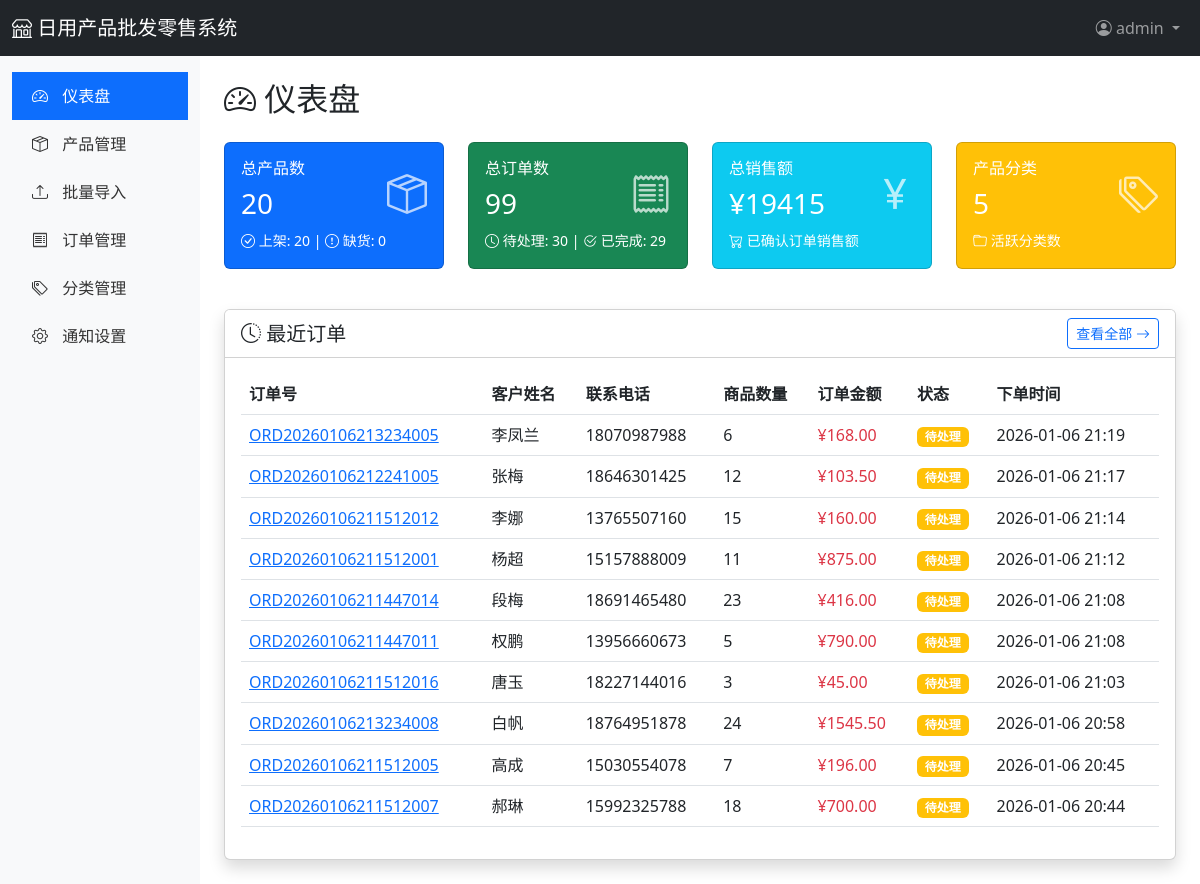
The page /admin/dashboard (signed in) on the database its author committed.
### app/models.py (models this page shows, shortened)
class User(UserMixin, db.Model):
    __tablename__ = 'users'
    id = db.Column(db.Integer, primary_key=True)
    username = db.Column(db.String(80), unique=True, nullable=False)
    email = db.Column(db.String(120), unique=True, nullable=False)
    password_hash = db.Column(db.String(255), nullable=False)
    role = db.Column(db.String(20), default='admin')  # admin, staff
    phone = db.Column(db.String(20))
    is_active = db.Column(db.Boolean, default=True)
    created_at = db.Column(db.DateTime, default=datetime.utcnow)
    updated_at = db.Column(db.DateTime, default=datetime.utcnow, onupdate=datetime.utcnow)
    orders = db.relationship('Order', backref='user', lazy='dynamic')

class Order(db.Model):
    __tablename__ = 'orders'
    id = db.Column(db.Integer, primary_key=True)
    order_no = db.Column(db.String(50), unique=True, nullable=False, index=True)  # 订单号
    customer_name = db.Column(db.String(100), nullable=False)
    customer_phone = db.Column(db.String(20))
    customer_email = db.Column(db.String(120))
    customer_address = db.Column(db.Text)
    total_amount = db.Column(db.Float, default=0)  # 总金额
    total_quantity = db.Column(db.Integer, default=0)  # 总数量
    status = db.Column(db.String(20), default='pending')  # pending, confirmed, shipped, completed, cancelled
    notes = db.Column(db.Text)  # 备注
    notified = db.Column(db.Boolean, default=False)  # 是否已通知
    created_at = db.Column(db.DateTime, default=datetime.utcnow)
    updated_at = db.Column(db.DateTime, default=datetime.utcnow, onupdate=datetime.utcnow)
    user_id = db.Column(db.Integer, db.ForeignKey('users.id'))
    items = db.relationship('OrderItem', backref='order', lazy='dynamic', cascade='all, delete-orphan')

### app/routes/admin.py (the view)
@admin_bp.route('/dashboard')
@login_required
def dashboard():
    from app.services.order_service import OrderService
    stats = {
        'products': {
            'total': Product.query.count(),
            'active': Product.query.filter_by(status='active').count(),
            'out_of_stock': Product.query.filter(Product.stock == 0).count()
        },
        'orders': OrderService.get_order_statistics(),
        'categories': Category.query.count()
    }
    recent_orders = Order.query.order_by(Order.created_at.desc()).limit(10).all()
    return render_template('admin/dashboard.html', stats=stats, recent_orders=recent_orders)

### app/services/order_service.py (called while the page is built)
    @staticmethod
    def get_order_statistics():
        total_orders = Order.query.count()
        pending_orders = Order.query.filter_by(status='pending').count()
        confirmed_orders = Order.query.filter_by(status='confirmed').count()
        completed_orders = Order.query.filter_by(status='completed').count()
        cancelled_orders = Order.query.filter_by(status='cancelled').count()
        total_sales = db.session.query(db.func.sum(Order.total_amount)).filter(
            Order.status.in_(['confirmed', 'shipped', 'completed'])
        ).scalar() or 0
        return {
            'total_orders': total_orders,
            'pending_orders': pending_orders,
            'confirmed_orders': confirmed_orders,
            'completed_orders': completed_orders,
            'cancelled_orders': cancelled_orders,
            'total_sales': total_sales
        }

### app/templates/admin/dashboard.html (shortened to what this page needs)
{% extends "admin/base.html" %}
{% block content %}
<h2 class="mb-4">
    <i class="bi bi-speedometer2"></i> 仪表盘
</h2>
<div class="row mb-4">
    <div class="col-md-3">
        <div class="card stat-card bg-primary text-white mb-3">
            <div class="card-body">
                <div class="d-flex justify-content-between">
                    <div>
                        <h6 class="card-title">总产品数</h6>
                        <h3>{{ stats.products.total }}</h3>
                    </div>
                    <div class="align-self-center">
                        <i class="bi bi-box-seam" style="font-size: 2.5rem; opacity: 0.7;"></i>
                    </div>
                </div>
                <small>
                    <i class="bi bi-check-circle"></i> 上架: {{ stats.products.active }} |
                    <i class="bi bi-exclamation-circle"></i> 缺货: {{ stats.products.out_of_stock }}
                </small>
            </div>
        </div>
    </div>
    <div class="col-md-3">
        <div class="card stat-card bg-success text-white mb-3">
            <div class="card-body">
                <div class="d-flex justify-content-between">
                    <div>
                        <h6 class="card-title">总订单数</h6>
                        <h3>{{ stats.orders.total_orders }}</h3>
                    </div>
                    <div class="align-self-center">
                        <i class="bi bi-receipt" style="font-size: 2.5rem; opacity: 0.7;"></i>
                    </div>
                </div>
                <small>
                    <i class="bi bi-clock"></i> 待处理: {{ stats.orders.pending_orders }} |
                    <i class="bi bi-check2-circle"></i> 已完成: {{ stats.orders.completed_orders }}
                </small>
            </div>
        </div>
    </div>
    <div class="col-md-3">
        <div class="card stat-card bg-info text-white mb-3">
            <div class="card-body">
                <div class="d-flex justify-content-between">
                    <div>
                        <h6 class="card-title">总销售额</h6>
                        <h3>¥{{ "%.0f"|format(stats.orders.total_sales) }}</h3>
                    </div>
                    <div class="align-self-center">
                        <i class="bi bi-currency-yen" style="font-size: 2.5rem; opacity: 0.7;"></i>
                    </div>
                </div>
                <small>
                    <i class="bi bi-cart-check"></i> 已确认订单销售额
                </small>
            </div>
        </div>
    </div>
    <div class="col-md-3">
        <div class="card stat-card bg-warning text-white mb-3">
            <div class="card-body">
                <div class="d-flex justify-content-between">
                    <div>
                        <h6 class="card-title">产品分类</h6>
                        <h3>{{ stats.categories }}</h3>
                    </div>
                    <div class="align-self-center">
                        <i class="bi bi-tags" style="font-size: 2.5rem; opacity: 0.7;"></i>
                    </div>
                </div>
                <small>
                    <i class="bi bi-folder"></i> 活跃分类数
                </small>
            </div>
        </div>
    </div>
</div>
<div class="card shadow">
    <div class="card-header bg-white d-flex justify-content-between align-items-center">
        <h5 class="mb-0"><i class="bi bi-clock-history"></i> 最近订单</h5>
        <a href="{{ url_for('admin.orders') }}" class="btn btn-sm btn-outline-primary">
            查看全部 <i class="bi bi-arrow-right"></i>
        </a>
    </div>
    <div class="card-body">
        <div class="table-responsive">
            <table class="table table-hover">
                <thead>
                    <tr>
                        <th>订单号</th>
                        <th>客户姓名</th>
                        <th>联系电话</th>
                        <th>商品数量</th>
                        <th>订单金额</th>
                        <th>状态</th>
                        <th>下单时间</th>
                    </tr>
                </thead>
                <tbody>
                    {% if recent_orders %}
                        {% for order in recent_orders %}
                        <tr>
                            <td><a href="{{ url_for('admin.order_detail', order_id=order.id) }}">{{ order.order_no }}</a></td>
                            <td>{{ order.customer_name }}</td>
                            <td>{{ order.customer_phone or '-' }}</td>
                            <td>{{ order.total_quantity }}</td>
                            <td class="text-danger">¥{{ "%.2f"|format(order.total_amount) }}</td>
                            <td>
                                {% if order.status == 'pending' %}
                                    <span class="badge bg-warning">待处理</span>
                                {% elif order.status == 'confirmed' %}
                                    <span class="badge bg-info">已确认</span>
                                {% elif order.status == 'shipped' %}
                                    <span class="badge bg-primary">已发货</span>
                                {% elif order.status == 'completed' %}
                                    <span class="badge bg-success">已完成</span>
                                {% elif order.status == 'cancelled' %}
                                    <span class="badge bg-danger">已取消</span>
                                {% endif %}
                            </td>
                            <td>{{ order.created_at.strftime('%Y-%m-%d %H:%M') }}</td>
                        </tr>
                        {% endfor %}
                    {% else %}
                        <tr>
                            <td colspan="7" class="text-center text-muted">暂无订单</td>
                        </tr>
                    {% endif %}
                </tbody>
            </table>
        </div>
    </div>
</div>
{% endblock %}

### app/templates/admin/base.html (shortened to what this page needs)
<!DOCTYPE html>
<html lang="zh-CN">
<head>
    <link href="https://cdn.jsdelivr.net/npm/bootstrap@5.3.0/dist/css/bootstrap.min.css" rel="stylesheet">
    <link href="https://cdn.jsdelivr.net/npm/bootstrap-icons@1.11.0/font/bootstrap-icons.css" rel="stylesheet">
</head>
<body>
    <nav class="navbar navbar-expand-lg navbar-dark bg-dark">
        <div class="container-fluid">
            <a class="navbar-brand" href="{{ url_for('main.index') }}">
                <i class="bi bi-shop"></i> 日用产品批发零售系统
            </a>
            <div class="navbar-nav ms-auto">
                <div class="nav-item dropdown">
                    <a class="nav-link dropdown-toggle" href="#" role="button" data-bs-toggle="dropdown">
                        <i class="bi bi-person-circle"></i> {{ current_user.username }}
                    </a>
                </div>
            </div>
        </div>
    </nav>
    <div class="container-fluid">
        <div class="row">
            <nav class="col-md-2 d-none d-md-block sidebar py-3">
                <ul class="nav flex-column">
                    <li class="nav-item">
                        <a class="nav-link {% if request.endpoint == 'admin.dashboard' %}active{% endif %}" href="{{ url_for('admin.dashboard') }}">
                            <i class="bi bi-speedometer2"></i> 仪表盘
                        </a>
                    </li>
                    <li class="nav-item">
                        <a class="nav-link {% if 'admin.product' in request.endpoint %}active{% endif %}" href="{{ url_for('admin.products') }}">
                            <i class="bi bi-box-seam"></i> 产品管理
                        </a>
                    </li>
                    <li class="nav-item">
                        <a class="nav-link {% if request.endpoint == 'admin.products_import' %}active{% endif %}" href="{{ url_for('admin.products_import') }}">
                            <i class="bi bi-upload"></i> 批量导入
                        </a>
                    </li>
                    <li class="nav-item">
                        <a class="nav-link {% if request.endpoint == 'admin.orders' %}active{% endif %}" href="{{ url_for('admin.orders') }}">
                            <i class="bi bi-receipt"></i> 订单管理
                        </a>
                    </li>
                    <li class="nav-item">
                        <a class="nav-link {% if request.endpoint == 'admin.categories' %}active{% endif %}" href="{{ url_for('admin.categories') }}">
                            <i class="bi bi-tags"></i> 分类管理
                        </a>
                    </li>
                    <li class="nav-item">
                        <a class="nav-link {% if 'system' in request.endpoint %}active{% endif %}" href="{{ url_for('system.settings') }}">
                            <i class="bi bi-gear"></i> 通知设置
                        </a>
                    </li>
                </ul>
            </nav>
            <main class="col-md-10 ms-sm-auto col-lg-10 px-md-4 py-4">
                {% block content %}{% endblock %}
            </main>
        </div>
    </div>
</body>
</html>

### app/templates/admin/base.html (style rules this page uses)
.sidebar { min-height: calc(100vh - 56px); background-color: #f8f9fa; }
.sidebar .nav-link { color: #333; padding: 12px 20px; }
.sidebar .nav-link:hover, .sidebar .nav-link.active { background-color: #0d6efd; color: white; }
.sidebar .nav-link i { margin-right: 10px; }
.stat-card { transition: transform 0.2s; }

### rows shown on the page
User: username "admin"
Order: order_no "ORD20260106213234005", customer_name "李凤兰", customer_phone "18070987988", total_quantity "6", total_amount "168.00", status "待处理", created_at "2026-01-06 21:19"
Order: order_no "ORD20260106212241005", customer_name "张梅", customer_phone "18646301425", total_quantity "12", total_amount "103.50", status "待处理", created_at "2026-01-06 21:17"
Order: order_no "ORD20260106211512012", customer_name "李娜", customer_phone "13765507160", total_quantity "15", total_amount "160.00", status "待处理", created_at "2026-01-06 21:14"
Order: order_no "ORD20260106211512001", customer_name "杨超", customer_phone "15157888009", total_quantity "11", total_amount "875.00", status "待处理", created_at "2026-01-06 21:12"
Order: order_no "ORD20260106211447014", customer_name "段梅", customer_phone "18691465480", total_quantity "23", total_amount "416.00", status "待处理", created_at "2026-01-06 21:08"
Order: order_no "ORD20260106211447011", customer_name "权鹏", customer_phone "13956660673", total_quantity "5", total_amount "790.00", status "待处理", created_at "2026-01-06 21:08"
Order: order_no "ORD20260106211512016", customer_name "唐玉", customer_phone "18227144016", total_quantity "3", total_amount "45.00", status "待处理", created_at "2026-01-06 21:03"
Order: order_no "ORD20260106213234008", customer_name "白帆", customer_phone "18764951878", total_quantity "24", total_amount "1545.50", status "待处理", created_at "2026-01-06 20:58"
Order: order_no "ORD20260106211512005", customer_name "高成", customer_phone "15030554078", total_quantity "7", total_amount "196.00", status "待处理", created_at "2026-01-06 20:45"
Order: order_no "ORD20260106211512007", customer_name "郝琳", customer_phone "15992325788", total_quantity "18", total_amount "700.00", status "待处理", created_at "2026-01-06 20:44"

### other values the page prints
{{ stats.products.total }} "20"
{{ stats.products.active }} "20"
{{ stats.products.out_of_stock }} "0"
{{ stats.orders.total_orders }} "99"
{{ stats.orders.pending_orders }} "30"
{{ stats.orders.completed_orders }} "29"
{{ "%.0f"|format(stats.orders.total_sales) }} "19415"
{{ stats.categories }} "5"
